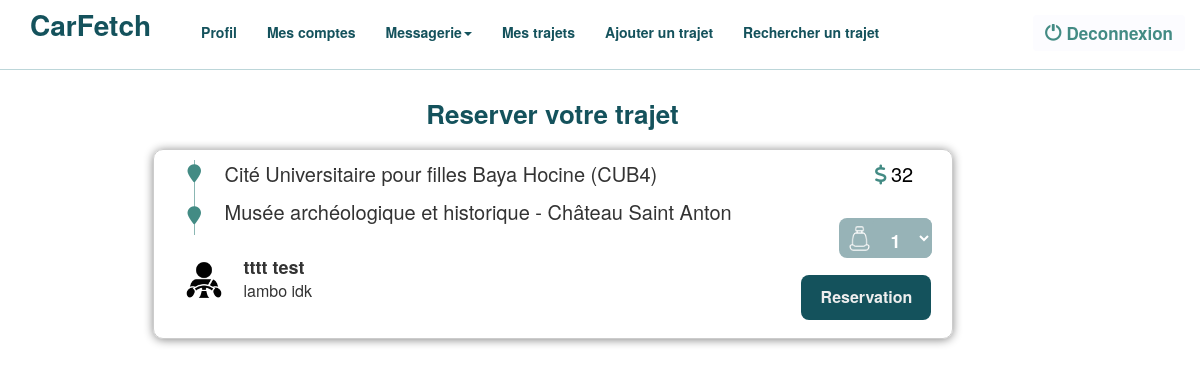
The app's page /trajet/reserver_trajet.php?choix_trajet=6 (signed in) with its own data.
### tables this page shows
CREATE TABLE `trajet` (
  `id` int(11) NOT NULL,
  `lieu_depart` varchar(200) NOT NULL,
  `destination` varchar(200) NOT NULL,
  `places_max` int(11) NOT NULL,
  `places_prises` int(11) NOT NULL,
  `date` date NOT NULL,
  `pilote_user_id` int(11) NOT NULL,
  `heure_dep` varchar(5) NOT NULL,
  `prix` decimal(10,0) NOT NULL,
  `effectue` tinyint(4) NOT NULL
);

CREATE TABLE `user` (
  `id` int(11) NOT NULL,
  `password` varchar(100) NOT NULL,
  `login` varchar(45) NOT NULL,
  `nom` varchar(45) NOT NULL,
  `prenom` varchar(45) NOT NULL,
  `email` varchar(45) NOT NULL,
  `num_tel` varchar(10) NOT NULL,
  `matricule` varchar(10) NOT NULL,
  `compte` int(11) DEFAULT NULL
);

CREATE TABLE `pilote` (
  `pilote_user_id` int(11) NOT NULL,
  `voiture_id` int(11) NOT NULL,
  `voiture_marque` varchar(45) NOT NULL,
  `voiture_annee` int(11) NOT NULL,
  `voiture_modele` varchar(45) NOT NULL,
  `voiture_couleur` varchar(45) NOT NULL,
  `photo` longtext DEFAULT NULL
);

### trajet/reserver_trajet.php (the view, shortened to what this page needs)
<?php
$bdd = getBdd();
require '../config/formulaire.php';
if (!isset($_GET['choix_trajet'])&&!isset($_POST['choix_trajet'])) {
    header('Location: ../index.php');
    exit();
}else if(isset($_GET['choix_trajet'])){
    $choix_trajet = $_GET["choix_trajet"];
}else if(isset($_POST['choix_trajet'])){
    $choix_trajet = $_POST["choix_trajet"];
}
if (isset($_POST['Reservation']) && $_POST['Reservation'] == 'Reservation') {
    if ((isset($_POST['nb_places']) && !empty($_POST['nb_places']))) {
        $contenu = action();
    } else {
        $contenu = "Certains champs ne sont pas remplis";
    }
} else {
    $contenu = formulaire();
}
function formulaire() {
    global $bdd;
    global $choix_trajet;
    $reponse = $bdd->query("SELECT * FROM trajet as T, user as U, pilote as P WHERE T.id = " . $choix_trajet." AND U.id= T.pilote_user_id AND P.pilote_user_id = T.pilote_user_id and places_prises<places_max");
    $donnee = $reponse->fetch();
    ?>
    <h1 id="hd3" >Reserver votre trajet</h1>
    <div class="resPage">
    <?php
    if ($donnee ==true) {
    ?>
                           <div class='journey-container'>
                            <div class="journey-item" style="height: 190px;">
                                <i class="fa-solid fa-location-pin tp"></i>
                                <div class='line'>
                                    <div class="journey-info">
                                        <div class="info-section">
                                            <span class="info-value"><?php echo trim(explode(",", $donnee["lieu_depart"])[0]);?></span>
                                        </div>
                                        <div class="info-section indexprice ">
                                            <span class="info-label"><i class="fa-solid fa-dollar-sign "></i></span>
                                            <span class="info-value prix"><?php echo $donnee["prix"]; ?></span>
                                        </div>
                                        <br>
                                    </div>
                                    <div class="nbs">
                                        <button>
                                        <img src="../templates/image/car-seat.png" width="25px" height="25px" alt="">
                                        </button>
                                    </div>
                                    <div class="journey-info">
                                        <div class="info-section">
                                            <span class="info-value"><?php echo trim(explode(",", $donnee["destination"])[0]); ?></span>
                                        </div>
                                    </div>
                                </div>
                                <i class="fa-solid fa-location-pin btm"></i>
                                    <img width="70px" style=" border-radius: 50px; margin-left:5px; margin-top:-10px; position:absolute;" src="../templates/image/driver.jpg" alt="">
                                    <div class="pilote-info">
                                        <span class="pilote-name"><?php echo $donnee["prenom"]." ".$donnee["nom"]; ?></span> <br>
                                        <span class="car-value"><?php echo $donnee["voiture_marque"]." ".$donnee["voiture_modele"]; ?></span>
                                    </div>
                                    <input type="submit" name="Reservation" value="Reservation" class="resbutton">
                            </div>
                        </div>
                        </div>
    <?php
    return ob_get_clean();
    }else {
        echo "No matching record found in the database.";
    }
}

### templates/css/style2.css (style rules this page uses)
* { padding: 0; margin: 0; }
.col-md-11 h1 { color: #333; font-size: 36px; margin-top: 100px; margin-bottom: 20px; }
.journey-container { margin: 0 auto; justify-content: center; align-content: center; text-align: center; display: flex; }
.journey-item { width: 800px; height: 180px; border: 1px solid #ccc; margin-bottom: 20px; padding: 10px; box-shadow: 0px 1px 10px rgba(0, 0, 0, 0.47); border-radius: 10px; text-align: left; }
.journey-info { display: flex; justify-content: space-between; margin-bottom: 10px; text-align: left; }
.fa-location-pin { position: absolute; color: #438b84; margin-left: 24px; font-size: 18px; }
.btm { margin-top: -28px; }
.tp { margin-top: 5px; }
.fa-dollar-sign { margin-left: 290px; font-size: 20px; }
.resPage .indexprice { position: absolute; margin-left: 360px; }
.indexprice { position: absolute; margin-left: 340px; }
.prix { color: #000000; font-size: 18p; }
.line { height: 75px; border-left: 1px #438b849e solid; margin-left: 30px; }
.info-section { flex: 1; }
.info-label { font-weight: bold; font-size: 20px; margin-left: 30px; color: #438b84; }
.pilote-info, .car-info { margin-left: 30px; font-size: 16px; margin-left: 80px; margin-bottom: 10px; position: absolute; }
.pilote-name { font-size: 18px; font-weight: 600; ; }
.info-value { font-size: 20px; }
#hd3 { color: #14525c; margin-bottom: 20px; font-size: 26px; font-weight: 600; margin-top: 100px; text-align: center; }
.resbutton { height: 45px; width: 130px; background-color: #14525c; border: 0; color: #eee; font-weight: 600; font-size: 16px; margin-left: 82%; margin-top: 10px; border-radius: 8px; }
.resPage .resbutton { height: 45px; width: 130px; background-color: #14525c; border: 0; color: #eee; font-weight: 600; font-size: 16px; margin-left: 82%; margin-top: 20px; border-radius: 8px; }
.nbs button { display: flex; background-color: #97b3b7; border: 0 solid; border-radius: 8px; }
.nbs img { margin-top: 8px; margin-left: 8px; }
.nbs { position: absolute; display: flex; margin-top: 20px; margin-left: 644px; }

### records on screen
trajet: lieu_depart "Cité Universitaire pour filles Baya Hocine (CUB4)", prix "32", destination "Musée archéologique et historique - Château Saint Anton", user.prenom "tttt", user.nom "test", pilote.voiture_marque "lambo", pilote.voiture_modele "idk"

### other values on screen
form field nb_places "1"
